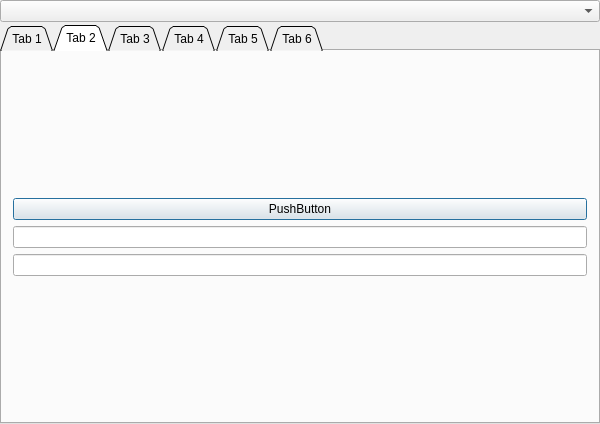
<?xml version="1.0" encoding="UTF-8"?>
<ui version="4.0">
 <class>Dialog</class>
 <widget class="QDialog" name="Dialog">
  <property name="geometry">
   <rect>
    <x>0</x>
    <y>0</y>
    <width>600</width>
    <height>424</height>
   </rect>
  </property>
  <property name="windowTitle">
   <string>Dialog</string>
  </property>
  <layout class="QVBoxLayout" name="verticalLayout_6">
   <property name="spacing">
    <number>3</number>
   </property>
   <property name="leftMargin">
    <number>0</number>
   </property>
   <property name="topMargin">
    <number>0</number>
   </property>
   <property name="rightMargin">
    <number>0</number>
   </property>
   <property name="bottomMargin">
    <number>0</number>
   </property>
   <item>
    <widget class="QComboBox" name="styleComboBox"/>
   </item>
   <item>
    <widget class="QTabWidget" name="tabWidget">
     <property name="tabShape">
      <enum>QTabWidget::Triangular</enum>
     </property>
     <property name="currentIndex">
      <number>1</number>
     </property>
     <property name="iconSize">
      <size>
       <width>16</width>
       <height>16</height>
      </size>
     </property>
     <property name="movable">
      <bool>true</bool>
     </property>
     <widget class="QWidget" name="tab1">
      <attribute name="title">
       <string>Tab 1</string>
      </attribute>
      <widget class="QSlider" name="horizontalSlider">
       <property name="geometry">
        <rect>
         <x>180</x>
         <y>50</y>
         <width>160</width>
         <height>22</height>
        </rect>
       </property>
       <property name="orientation">
        <enum>Qt::Horizontal</enum>
       </property>
      </widget>
      <widget class="QLabel" name="sliderLabel">
       <property name="geometry">
        <rect>
         <x>350</x>
         <y>50</y>
         <width>31</width>
         <height>16</height>
        </rect>
       </property>
       <property name="text">
        <string>0</string>
       </property>
       <property name="alignment">
        <set>Qt::AlignRight|Qt::AlignTrailing|Qt::AlignVCenter</set>
       </property>
      </widget>
      <widget class="QDial" name="dial">
       <property name="geometry">
        <rect>
         <x>230</x>
         <y>110</y>
         <width>50</width>
         <height>64</height>
        </rect>
       </property>
      </widget>
      <widget class="QSpinBox" name="spinBox">
       <property name="geometry">
        <rect>
         <x>230</x>
         <y>200</y>
         <width>91</width>
         <height>24</height>
        </rect>
       </property>
      </widget>
     </widget>
     <widget class="QWidget" name="tab2">
      <attribute name="title">
       <string>Tab 2</string>
      </attribute>
      <layout class="QVBoxLayout" name="verticalLayout_4">
       <item>
        <spacer name="verticalSpacer">
         <property name="orientation">
          <enum>Qt::Vertical</enum>
         </property>
         <property name="sizeHint" stdset="0">
          <size>
           <width>20</width>
           <height>135</height>
          </size>
         </property>
        </spacer>
       </item>
       <item>
        <widget class="QPushButton" name="pushButton">
         <property name="text">
          <string>PushButton</string>
         </property>
        </widget>
       </item>
       <item>
        <widget class="QLineEdit" name="lineEdit"/>
       </item>
       <item>
        <widget class="QLineEdit" name="lineEdit2"/>
       </item>
       <item>
        <spacer name="verticalSpacer_2">
         <property name="orientation">
          <enum>Qt::Vertical</enum>
         </property>
         <property name="sizeHint" stdset="0">
          <size>
           <width>20</width>
           <height>40</height>
          </size>
         </property>
        </spacer>
       </item>
      </layout>
     </widget>
     <widget class="QWidget" name="tab3">
      <attribute name="title">
       <string>Tab 3</string>
      </attribute>
      <widget class="QCheckBox" name="checkBox1">
       <property name="geometry">
        <rect>
         <x>80</x>
         <y>30</y>
         <width>87</width>
         <height>20</height>
        </rect>
       </property>
       <property name="text">
        <string>Option 1</string>
       </property>
      </widget>
      <widget class="QCheckBox" name="checkBox2">
       <property name="geometry">
        <rect>
         <x>80</x>
         <y>80</y>
         <width>87</width>
         <height>20</height>
        </rect>
       </property>
       <property name="text">
        <string>Option 2</string>
       </property>
      </widget>
      <widget class="QCheckBox" name="checkBox3">
       <property name="geometry">
        <rect>
         <x>80</x>
         <y>140</y>
         <width>87</width>
         <height>20</height>
        </rect>
       </property>
       <property name="text">
        <string>Option 3</string>
       </property>
      </widget>
     </widget>
     <widget class="QWidget" name="tab4">
      <attribute name="title">
       <string>Tab 4</string>
      </attribute>
      <layout class="QVBoxLayout" name="verticalLayout_2">
       <property name="leftMargin">
        <number>0</number>
       </property>
       <property name="topMargin">
        <number>8</number>
       </property>
       <property name="rightMargin">
        <number>0</number>
       </property>
       <property name="bottomMargin">
        <number>0</number>
       </property>
       <item>
        <widget class="QTableWidget" name="tableWidget"/>
       </item>
      </layout>
     </widget>
     <widget class="QWidget" name="tab5">
      <attribute name="title">
       <string>Tab 5</string>
      </attribute>
      <layout class="QVBoxLayout" name="verticalLayout_5">
       <property name="leftMargin">
        <number>0</number>
       </property>
       <property name="topMargin">
        <number>0</number>
       </property>
       <property name="rightMargin">
        <number>0</number>
       </property>
       <property name="bottomMargin">
        <number>0</number>
       </property>
       <item>
        <widget class="QSplitter" name="splitter">
         <property name="orientation">
          <enum>Qt::Horizontal</enum>
         </property>
         <widget class="QWidget" name="verticalLayoutWidget">
          <layout class="QVBoxLayout" name="verticalLayout">
           <property name="spacing">
            <number>5</number>
           </property>
           <item>
            <widget class="QLineEdit" name="filterLineEdit">
             <property name="sizePolicy">
              <sizepolicy hsizetype="Expanding" vsizetype="Fixed">
               <horstretch>1</horstretch>
               <verstretch>0</verstretch>
              </sizepolicy>
             </property>
             <property name="placeholderText">
              <string>Filter</string>
             </property>
            </widget>
           </item>
           <item>
            <widget class="QListWidget" name="listWidget1">
             <property name="font">
              <font>
               <pointsize>20</pointsize>
              </font>
             </property>
             <property name="horizontalScrollBarPolicy">
              <enum>Qt::ScrollBarAlwaysOff</enum>
             </property>
            </widget>
           </item>
          </layout>
         </widget>
         <widget class="QWidget" name="layoutWidget">
          <layout class="QVBoxLayout" name="verticalLayout_3">
           <property name="spacing">
            <number>5</number>
           </property>
           <item>
            <layout class="QHBoxLayout" name="horizontalLayout_2">
             <property name="spacing">
              <number>4</number>
             </property>
             <item>
              <spacer name="horizontalSpacer">
               <property name="orientation">
                <enum>Qt::Horizontal</enum>
               </property>
               <property name="sizeHint" stdset="0">
                <size>
                 <width>40</width>
                 <height>20</height>
                </size>
               </property>
              </spacer>
             </item>
             <item>
              <widget class="QPushButton" name="addPushButton">
               <property name="font">
                <font>
                 <pointsize>15</pointsize>
                 <weight>75</weight>
                 <bold>true</bold>
                </font>
               </property>
               <property name="styleSheet">
                <string notr="true">QPushButton
{
	color: rgb(0, 150, 0);
}</string>
               </property>
               <property name="text">
                <string>+</string>
               </property>
              </widget>
             </item>
             <item>
              <widget class="QPushButton" name="removePushButton">
               <property name="font">
                <font>
                 <pointsize>15</pointsize>
                 <weight>75</weight>
                 <bold>true</bold>
                </font>
               </property>
               <property name="styleSheet">
                <string notr="true">QPushButton
{
	color: rgb(200, 0, 0);
}</string>
               </property>
               <property name="text">
                <string>-</string>
               </property>
              </widget>
             </item>
             <item>
              <spacer name="horizontalSpacer_2">
               <property name="orientation">
                <enum>Qt::Horizontal</enum>
               </property>
               <property name="sizeHint" stdset="0">
                <size>
                 <width>40</width>
                 <height>20</height>
                </size>
               </property>
              </spacer>
             </item>
            </layout>
           </item>
           <item>
            <widget class="QListWidget" name="listWidget2">
             <property name="tabKeyNavigation">
              <bool>true</bool>
             </property>
             <property name="dragEnabled">
              <bool>true</bool>
             </property>
             <property name="dragDropMode">
              <enum>QAbstractItemView::InternalMove</enum>
             </property>
             <property name="selectionMode">
              <enum>QAbstractItemView::ExtendedSelection</enum>
             </property>
            </widget>
           </item>
          </layout>
         </widget>
         <widget class="QListWidget" name="listWidget3"/>
        </widget>
       </item>
      </layout>
     </widget>
     <widget class="QWidget" name="tab6">
      <attribute name="title">
       <string>Tab 6</string>
      </attribute>
      <widget class="QKeySequenceEdit" name="keySequenceEdit">
       <property name="geometry">
        <rect>
         <x>150</x>
         <y>160</y>
         <width>171</width>
         <height>21</height>
        </rect>
       </property>
       <property name="keySequence">
        <string>Ctrl+F</string>
       </property>
      </widget>
     </widget>
    </widget>
   </item>
  </layout>
 </widget>
 <layoutdefault spacing="6" margin="11"/>
 <resources/>
 <connections/>
</ui>
